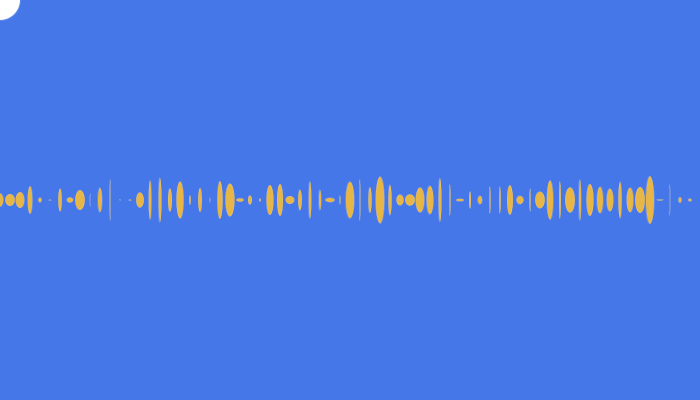
Frame 1 (no input)
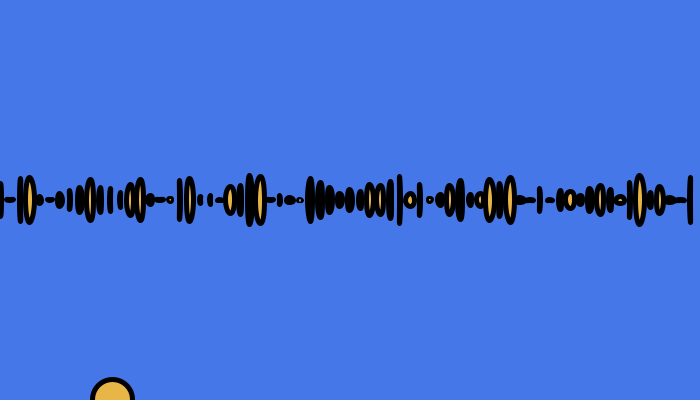
Frame 60 (the mouse pressed at the canvas centre just before this capture)
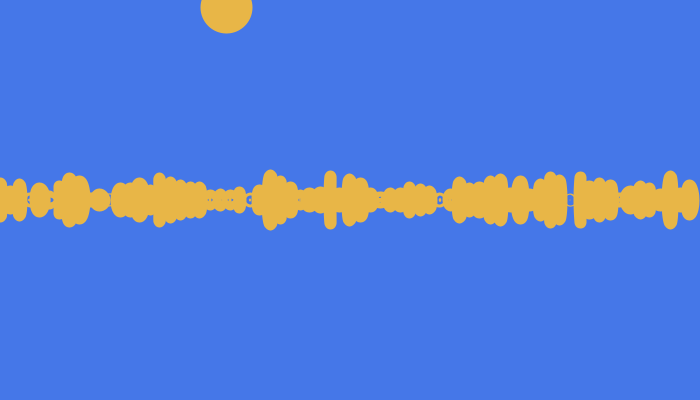
Frame 120 (the mouse held since frame 60 and released just before this capture)

The Processing sketch that drew these frames (run headless with seeded random() and noise(); from frame 60 on, the mouse is pressed at the canvas centre):

// Processing sketch: s04t01Vicente
// ── s04t01Vicente.pde
//UDD-Expresión Digital II
//s04t01Vicente ¿porqué acá escribes bien la notación y en el archivo no? pierdes puntos innecesariamente
//Mover un elemento que rebote en los bordes del canvas


  int color_b; 
  int color_n;
  int color_a;
  int color_y; //variables colores

  float circulo_x;
  float circulo_y;
  float movimiento_x;
  float movimiento_y;


void setup() {
  
  size(700, 400); //tamaño canvas
  stroke(255); // este es el color inicial de la pelota
  strokeWeight(0); //color pelota inicial, nopoh! este es tamaño de la linea de la pelota
  
  color_n = color(0); //negro
  color_b = color(255); //blanco
  color_a = color(69, 119, 232); //azul
  color_y = color(232, 182, 71); //amarillo
  circulo_x = 0; //posicion inicial 
  circulo_y = 0; //posicion inicial
  movimiento_x = 1.9; //cuanto se mueve el elemento
  movimiento_y = 7; //cuanto se mueve el elemento
  frameRate(20);
}

void draw() {
  background(color_a); //color de fondo azul
  ellipse(circulo_x, circulo_y, 40, 40);
  for(int i = 0; i < width; i +=10){
        fill(color_y);
         ellipse( i, height/2, random(10), random(50));
       }
 
  circulo_x = circulo_x + movimiento_x; //movimiento horizontal del elemento (1.9px/frame)
  circulo_y = circulo_y + movimiento_y; //movimiento vertical del elemento (7px/frame)

  if (circulo_x > width) { //si el movimiento horizontal es mayor al ancho del canvas
//    circulo_x = width;     // realiza el movimiento en sentido contrario
    movimiento_x = - movimiento_x;
    println("muy a la derecha"); //se despliega info en la pantalla de que el elemento se encuentra muy a la derecha del canvas
    fill(color_b);
    strokeWeight(19);
    stroke(color_y);
  }
  if (circulo_y > height) { //si el movimiento vertical es mayor al ancho del canvas
//    circulo_y = height;     // realiza el movimiento en sentido contrario
    movimiento_y = -movimiento_y;
    println("muy abajo"); //se despliega info en la pantalla de que el elemento se encuentra muy abajo del canvas
    fill(color_y);
    strokeWeight(5);
    stroke(color_n);
  }
  if (circulo_x < 0) { //si el movimiento vertical es  menor a 0 horizontalmente
//    circulo_x = 0;     // realiza el movimiento en sentido contrario
    movimiento_x = -movimiento_x;
    println("muy a la izquierda"); //se despliega info en la pantalla de que el elemento se encuentra muy a la izquierda del canvas
    fill(color_y);
    strokeWeight(8);
    stroke(color_n);   
  }
  if (circulo_y < 0) {
     //si el movimiento vertical es  menor a 0 veticalmente
//    circulo_y = 0;      // realiza el movimiento en sentido contrario
    movimiento_y = - movimiento_y;
    println("muy arriba");  //se despliega info en la pantalla de que el elemento se encuentra muy arriba del canvas
    fill(color_b);
    strokeWeight(12);
    stroke(color_y);
  }
}
 
 /*
errores
 0 run
 0 programa
 0 sintaxis
 0 código:
 1 comentario: 
 4 variables: primera variable después de cada if no es necesaria
 0 ortografía:
 2 notación: el archivo debe ser son minúsculas, sin guión y la inicial del nombre en mayúscula, la ruta es en la carpeta de la semana.
 0 github: El error de Laura hizo imposible seguir el camino de los commits :/
 */
